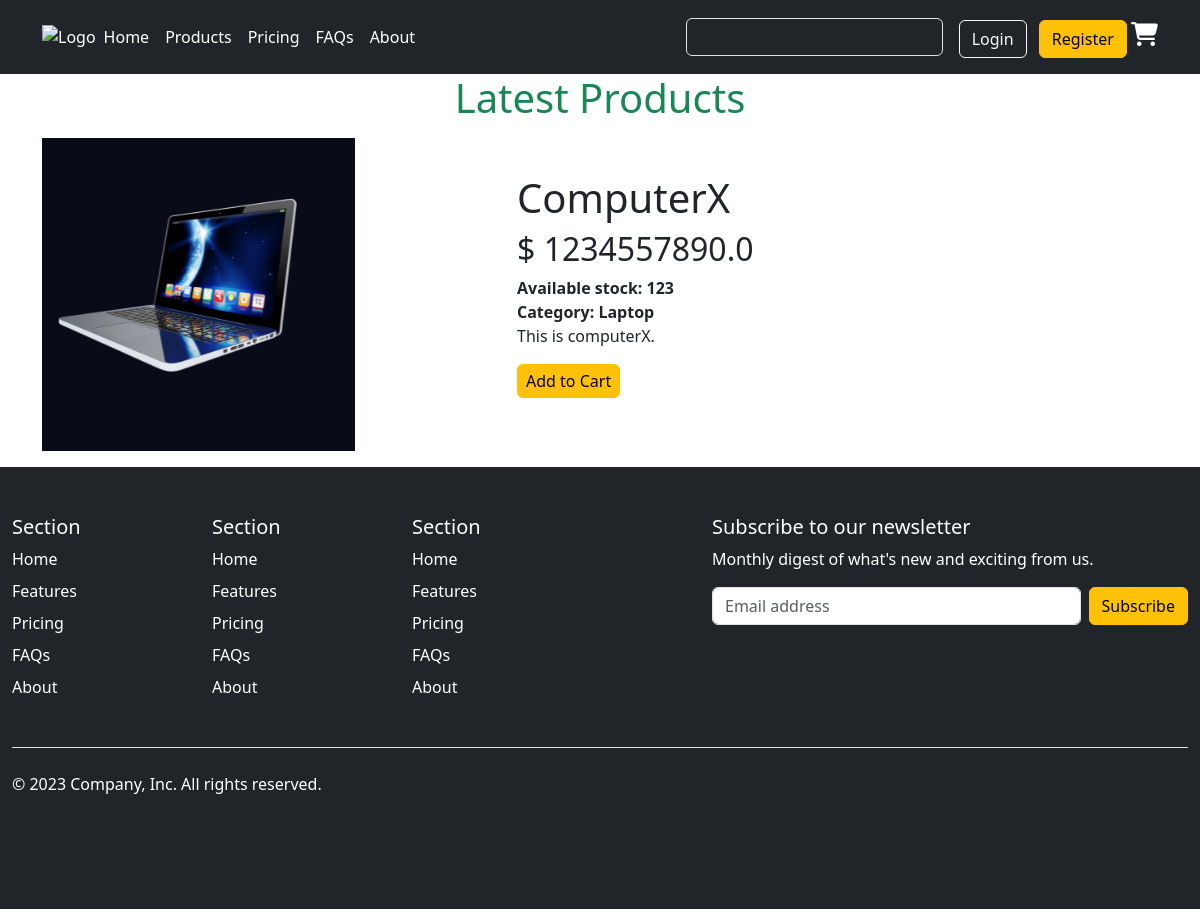
Page /productdetails/8 on the committed database.
### products/models.py (models this page shows, shortened)
class Product(models.Model): # models baata Model import gareko
    product_name=models.CharField(max_length=100)
    product_price=models.FloatField()
    stock=models.IntegerField()
    product_description=models.TextField()
    product_image=models.FileField(upload_to='static/uploads', null=True) # kunai pani field db maa pathaunu xaina vaney null=True.
    created_date=models.DateTimeField(auto_now_add=True)
    category=models.ForeignKey(Category,on_delete=models.CASCADE , null=True) # category delete vayo vane product pani sangsangai delete hunuparyo.

class Category(models.Model):
    category_name=models.CharField(max_length=100, unique=True)
    created_date=models.DateTimeField(auto_now_add=True)
    def __str__(self) :
        return self.category_name

### users/views.py (the view)
# urls.py: path('productdetails/<int:product_id>',productdetails),
def productdetails(request,product_id):
    product=Product.objects.get(id=product_id)
    context={
        'product':product
    }
    return render(request, 'users/productdetails.html',context)

### users/templates/users/productdetails.html (shortened to what this page needs)
{% extends 'layouts.html' %}
{% load static %}
{% block main-content %}
{% include "users/header.html" %}
<div class="container">
  <h1 class="text-center text-success mb-3">Latest Products</h1>
  <div class="row d-flex justify-content-between align-items-center">
        <div class="col-md-3">
            <img src="/{{product.product_image}}" alt="{{product.product_name}}">
        </div>
        <div class="col-md-7">
            <h1>{{product.product_name}}</h1>
            <h2>$ {{product.product_price}}</h2>
            <strong>Available stock: {{product.stock}}</strong>
            <br>
            <strong>Category: {{product.category}}</strong>
            <br>
            <p>{{product.product_description}}</p>
            <div class="my-3">
                <a href="/addtocart/{{product.id}}" class="btn btn-warning px-2 py-1">Add to Cart</a>
            </div>
        </div>
  </div>
</div>
{% include "users/footer.html" %}
{% endblock %}

### rows in the picture
Product: product_image (picture), product_name "ComputerX", product_price "1234557890.0", stock "123", category "Laptop", product_description "This is computerX."
